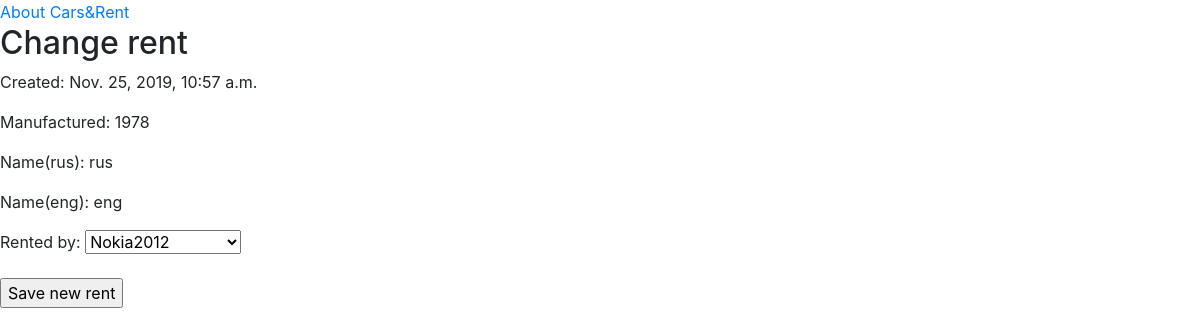
Page /cars/change_rent/23/ (signed in) on the committed database.
### project/models.py (models this page shows, shortened)
class Car(models.Model):
    user = models.ForeignKey(User, related_name='cuser', verbose_name='User:', on_delete=models.CASCADE)
    rented_by = models.ForeignKey(User, related_name='cruser', verbose_name='Rented by:', on_delete=models.CASCADE,
                                     null=True)
    date_of_manufacture = models.IntegerField(verbose_name='Date of manufacture',
                                              validators=[MinValueValidator(1940),
                                                          MaxValueValidator(datetime.datetime.now().year)])
    creation_date = models.DateTimeField(verbose_name='Creation date', auto_now_add=True)

class CarsNames(models.Model):
    car = models.ForeignKey(Car, verbose_name='Car:', related_name='ncar', on_delete=models.CASCADE, null=True)
    lang = models.ForeignKey(Language, verbose_name='Language', related_name='clang', on_delete=models.CASCADE, null=True)
    name = models.CharField(verbose_name='Name of car', max_length=50)

class Language(models.Model):
    lang = models.CharField(verbose_name='Language:', max_length=3, )
    class Meta:
        verbose_name = 'Language'
        verbose_name_plural = 'Languages'
    def __str__(self):
        return self.lang

### project/views.py (the view)
# urls.py: path('cars/change_rent/<idd>/', ChangeRentView, name='Cars_Change_Rent'),
@login_required
def ChangeRentView(request, idd):
    car = get_object_or_404(Car, pk=idd)
    CRForm = CarRentChangeForm(instance=car)
    if request.POST:
        CRForm = CarRentChangeForm(request.POST, instance=car)
        if CRForm.is_valid:
            CRForm.save()
            return redirect('project:Cars_index')
    return render(request, 'cars/change_rent.html', {'car':car, 'CRForm':CRForm,})

### project/forms.py
class CarRentChangeForm(forms.ModelForm):
    class Meta:
        model = Car
        fields = ('rented_by',)

### templates/cars/change_rent.html (shortened to what this page needs)
{% extends 'main.html' %}
{% block content %}
<h2>Change rent</h2>
    <p>Created: {{ car.creation_date }} </p>
    <p>Manufactured: {{ car.date_of_manufacture }} </p>
        {% for name in car.ncar.all %}
            <p>Name({{ name.lang }}): {{ name.name }} </p>
        {% endfor %}
<form action = "" method = "post">
    {{ CRForm.as_p }}
    <input type="submit" value="Save new rent">
</form>
{% endblock %}

### rows in the picture
Car: creation_date "Nov. 25, 2019, 10:57 a.m.", date_of_manufacture "1978", rented_by "Nokia2012"
CarsNames: lang "rus", name "rus"
CarsNames: lang "eng", name "eng"
